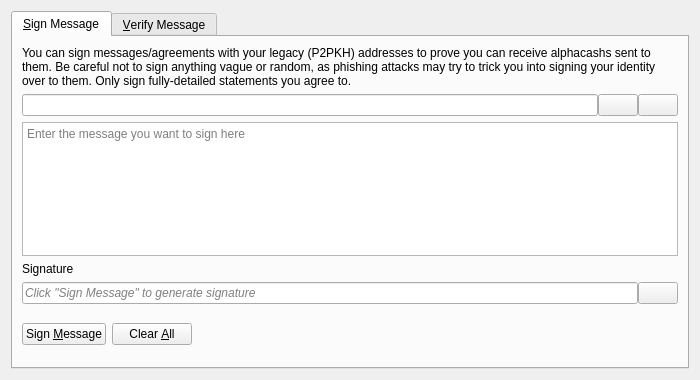
<?xml version="1.0" encoding="UTF-8"?>
<ui version="4.0">
 <class>SignVerifyMessageDialog</class>
 <widget class="QDialog" name="SignVerifyMessageDialog">
  <property name="geometry">
   <rect>
    <x>0</x>
    <y>0</y>
    <width>700</width>
    <height>380</height>
   </rect>
  </property>
  <property name="windowTitle">
   <string>Signatures - Sign / Verify a Message</string>
  </property>
  <property name="modal">
   <bool>true</bool>
  </property>
  <layout class="QVBoxLayout" name="verticalLayout">
   <item>
    <widget class="QTabWidget" name="tabWidget">
     <property name="currentIndex">
      <number>0</number>
     </property>
     <widget class="QWidget" name="tabSignMessage">
      <attribute name="title">
       <string>&amp;Sign Message</string>
      </attribute>
      <layout class="QVBoxLayout" name="verticalLayout_SM">
       <item>
        <widget class="QLabel" name="infoLabel_SM">
         <property name="text">
          <string>You can sign messages/agreements with your legacy (P2PKH) addresses to prove you can receive alphacashs sent to them. Be careful not to sign anything vague or random, as phishing attacks may try to trick you into signing your identity over to them. Only sign fully-detailed statements you agree to.</string>
         </property>
         <property name="textFormat">
          <enum>Qt::PlainText</enum>
         </property>
         <property name="wordWrap">
          <bool>true</bool>
         </property>
        </widget>
       </item>
       <item>
        <layout class="QHBoxLayout" name="horizontalLayout_1_SM">
         <property name="spacing">
          <number>0</number>
         </property>
         <item>
          <widget class="QValidatedLineEdit" name="addressIn_SM">
           <property name="toolTip">
            <string>The Alphacash address to sign the message with</string>
           </property>
          </widget>
         </item>
         <item>
          <widget class="QPushButton" name="addressBookButton_SM">
           <property name="toolTip">
            <string>Choose previously used address</string>
           </property>
           <property name="text">
            <string/>
           </property>
           <property name="icon">
            <iconset resource="../alphacash.qrc">
             <normaloff>:/icons/address-book</normaloff>:/icons/address-book</iconset>
           </property>
           <property name="shortcut">
            <string>Alt+A</string>
           </property>
           <property name="autoDefault">
            <bool>false</bool>
           </property>
          </widget>
         </item>
         <item>
          <widget class="QPushButton" name="pasteButton_SM">
           <property name="toolTip">
            <string>Paste address from clipboard</string>
           </property>
           <property name="text">
            <string/>
           </property>
           <property name="icon">
            <iconset resource="../alphacash.qrc">
             <normaloff>:/icons/editpaste</normaloff>:/icons/editpaste</iconset>
           </property>
           <property name="shortcut">
            <string>Alt+P</string>
           </property>
           <property name="autoDefault">
            <bool>false</bool>
           </property>
          </widget>
         </item>
        </layout>
       </item>
       <item>
        <widget class="QPlainTextEdit" name="messageIn_SM">
         <property name="toolTip">
          <string>Enter the message you want to sign here</string>
         </property>
         <property name="placeholderText">
          <string>Enter the message you want to sign here</string>
         </property>
        </widget>
       </item>
       <item>
        <widget class="QLabel" name="signatureLabel_SM">
         <property name="text">
          <string>Signature</string>
         </property>
         <property name="textFormat">
          <enum>Qt::PlainText</enum>
         </property>
        </widget>
       </item>
       <item>
        <layout class="QHBoxLayout" name="horizontalLayout_2_SM">
         <property name="spacing">
          <number>0</number>
         </property>
         <item>
          <widget class="QLineEdit" name="signatureOut_SM">
           <property name="placeholderText">
            <string>Click "Sign Message" to generate signature</string>
           </property>
           <property name="font">
            <font>
             <italic>true</italic>
            </font>
           </property>
           <property name="readOnly">
            <bool>true</bool>
           </property>
          </widget>
         </item>
         <item>
          <widget class="QPushButton" name="copySignatureButton_SM">
           <property name="toolTip">
            <string>Copy the current signature to the system clipboard</string>
           </property>
           <property name="text">
            <string/>
           </property>
           <property name="icon">
            <iconset resource="../alphacash.qrc">
             <normaloff>:/icons/editcopy</normaloff>:/icons/editcopy</iconset>
           </property>
           <property name="autoDefault">
            <bool>false</bool>
           </property>
          </widget>
         </item>
        </layout>
       </item>
       <item>
        <layout class="QHBoxLayout" name="horizontalLayout_3_SM">
         <item>
          <widget class="QPushButton" name="signMessageButton_SM">
           <property name="toolTip">
            <string>Sign the message to prove you own this Alphacash address</string>
           </property>
           <property name="text">
            <string>Sign &amp;Message</string>
           </property>
           <property name="icon">
            <iconset resource="../alphacash.qrc">
             <normaloff>:/icons/edit</normaloff>:/icons/edit</iconset>
           </property>
           <property name="autoDefault">
            <bool>false</bool>
           </property>
          </widget>
         </item>
         <item>
          <widget class="QPushButton" name="clearButton_SM">
           <property name="toolTip">
            <string>Reset all sign message fields</string>
           </property>
           <property name="text">
            <string>Clear &amp;All</string>
           </property>
           <property name="icon">
            <iconset resource="../alphacash.qrc">
             <normaloff>:/icons/remove</normaloff>:/icons/remove</iconset>
           </property>
           <property name="autoDefault">
            <bool>false</bool>
           </property>
          </widget>
         </item>
         <item>
          <spacer name="horizontalSpacer_1_SM">
           <property name="orientation">
            <enum>Qt::Horizontal</enum>
           </property>
           <property name="sizeHint" stdset="0">
            <size>
             <width>40</width>
             <height>48</height>
            </size>
           </property>
          </spacer>
         </item>
         <item>
          <widget class="QLabel" name="statusLabel_SM">
           <property name="font">
            <font>
             <weight>75</weight>
             <bold>true</bold>
            </font>
           </property>
           <property name="text">
            <string/>
           </property>
           <property name="wordWrap">
            <bool>true</bool>
           </property>
          </widget>
         </item>
         <item>
          <spacer name="horizontalSpacer_2_SM">
           <property name="orientation">
            <enum>Qt::Horizontal</enum>
           </property>
           <property name="sizeHint" stdset="0">
            <size>
             <width>40</width>
             <height>48</height>
            </size>
           </property>
          </spacer>
         </item>
        </layout>
       </item>
      </layout>
     </widget>
     <widget class="QWidget" name="tabVerifyMessage">
      <attribute name="title">
       <string>&amp;Verify Message</string>
      </attribute>
      <layout class="QVBoxLayout" name="verticalLayout_VM">
       <item>
        <widget class="QLabel" name="infoLabel_VM">
         <property name="text">
          <string>Enter the receiver's address, message (ensure you copy line breaks, spaces, tabs, etc. exactly) and signature below to verify the message. Be careful not to read more into the signature than what is in the signed message itself, to avoid being tricked by a man-in-the-middle attack. Note that this only proves the signing party receives with the address, it cannot prove sendership of any transaction!</string>
         </property>
         <property name="textFormat">
          <enum>Qt::PlainText</enum>
         </property>
         <property name="alignment">
          <set>Qt::AlignLeading|Qt::AlignLeft|Qt::AlignTop</set>
         </property>
         <property name="wordWrap">
          <bool>true</bool>
         </property>
        </widget>
       </item>
       <item>
        <layout class="QHBoxLayout" name="horizontalLayout_1_VM">
         <property name="spacing">
          <number>0</number>
         </property>
         <item>
          <widget class="QValidatedLineEdit" name="addressIn_VM">
           <property name="toolTip">
            <string>The Alphacash address the message was signed with</string>
           </property>
          </widget>
         </item>
         <item>
          <widget class="QPushButton" name="addressBookButton_VM">
           <property name="toolTip">
            <string>Choose previously used address</string>
           </property>
           <property name="text">
            <string/>
           </property>
           <property name="icon">
            <iconset resource="../alphacash.qrc">
             <normaloff>:/icons/address-book</normaloff>:/icons/address-book</iconset>
           </property>
           <property name="shortcut">
            <string>Alt+A</string>
           </property>
           <property name="autoDefault">
            <bool>false</bool>
           </property>
          </widget>
         </item>
        </layout>
       </item>
       <item>
        <widget class="QPlainTextEdit" name="messageIn_VM">
          <property name="toolTip">
            <string>The signed message to verify</string>
          </property>
          <property name="placeholderText">
            <string>The signed message to verify</string>
          </property>
        </widget>
       </item>
       <item>
        <widget class="QValidatedLineEdit" name="signatureIn_VM">
          <property name="toolTip">
            <string>The signature given when the message was signed</string>
          </property>
          <property name="placeholderText">
            <string>The signature given when the message was signed</string>
          </property>
        </widget>
       </item>
       <item>
        <layout class="QHBoxLayout" name="horizontalLayout_2_VM">
         <item>
          <widget class="QPushButton" name="verifyMessageButton_VM">
           <property name="toolTip">
            <string>Verify the message to ensure it was signed with the specified Alphacash address</string>
           </property>
           <property name="text">
            <string>Verify &amp;Message</string>
           </property>
           <property name="icon">
            <iconset resource="../alphacash.qrc">
             <normaloff>:/icons/transaction_0</normaloff>:/icons/transaction_0</iconset>
           </property>
           <property name="autoDefault">
            <bool>false</bool>
           </property>
          </widget>
         </item>
         <item>
          <widget class="QPushButton" name="clearButton_VM">
           <property name="toolTip">
            <string>Reset all verify message fields</string>
           </property>
           <property name="text">
            <string>Clear &amp;All</string>
           </property>
           <property name="icon">
            <iconset resource="../alphacash.qrc">
             <normaloff>:/icons/remove</normaloff>:/icons/remove</iconset>
           </property>
           <property name="autoDefault">
            <bool>false</bool>
           </property>
          </widget>
         </item>
         <item>
          <spacer name="horizontalSpacer_1_VM">
           <property name="orientation">
            <enum>Qt::Horizontal</enum>
           </property>
           <property name="sizeHint" stdset="0">
            <size>
             <width>40</width>
             <height>48</height>
            </size>
           </property>
          </spacer>
         </item>
         <item>
          <widget class="QLabel" name="statusLabel_VM">
           <property name="font">
            <font>
             <weight>75</weight>
             <bold>true</bold>
            </font>
           </property>
           <property name="text">
            <string/>
           </property>
           <property name="wordWrap">
            <bool>true</bool>
           </property>
          </widget>
         </item>
         <item>
          <spacer name="horizontalSpacer_2_VM">
           <property name="orientation">
            <enum>Qt::Horizontal</enum>
           </property>
           <property name="sizeHint" stdset="0">
            <size>
             <width>40</width>
             <height>48</height>
            </size>
           </property>
          </spacer>
         </item>
        </layout>
       </item>
      </layout>
     </widget>
    </widget>
   </item>
  </layout>
 </widget>
 <customwidgets>
  <customwidget>
   <class>QValidatedLineEdit</class>
   <extends>QLineEdit</extends>
   <header>qt/qvalidatedlineedit.h</header>
  </customwidget>
 </customwidgets>
 <resources>
  <include location="../alphacash.qrc"/>
 </resources>
 <connections/>
</ui>
